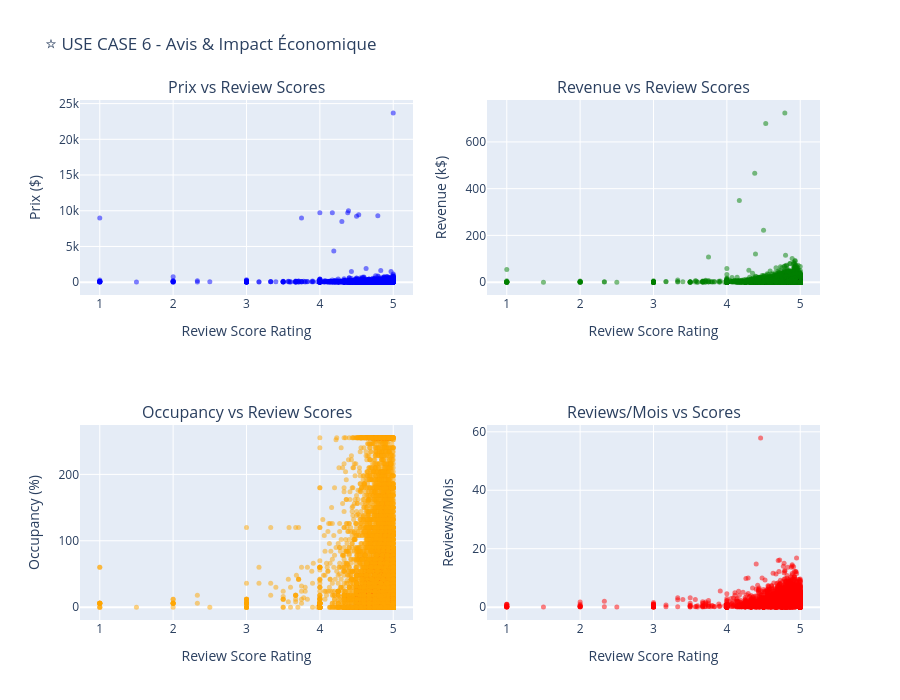

This figure's notebook cell:
### Markdown cell above
---

## 🟠 USE CASE 6: Impact des Avis - Review Scores vs Revenue & Pricing

**Objectif**: Quantifier la corrélation qualité (avis) → revenu

### Code cell
# ⭐ UC-6: Impact des Avis
df_reviews = df_analysis[df_analysis['review_scores_rating'].notna()].copy()
df_reviews['review_segment'] = pd.cut(df_reviews['review_scores_rating'], 
                                       bins=[0, 4.0, 4.5, 4.7, 4.9, 5.0], 
                                       labels=['<4.0', '4.0-4.5', '4.5-4.7', '4.7-4.9', '≥4.9'])

review_stats = df_reviews.groupby('review_segment').agg({
    'price': 'median',
    'estimated_revenue_l365d': 'mean',
    'estimated_occupancy_l365d': 'mean',
    'reviews_per_month': 'mean',
    'number_of_reviews': 'median',
    'id': 'count'
}).round(2)
review_stats.columns = ['Median Price', 'Avg Revenue', 'Avg Occupancy', 'Reviews/Month', 'Nb Reviews', 'Count']

print("📊 Review Score Impact Analysis:")
print(review_stats)

# Visualisations
fig = make_subplots(
    rows=2, cols=2,
    subplot_titles=('Prix vs Review Scores', 'Revenue vs Review Scores',
                   'Occupancy vs Review Scores', 'Reviews/Mois vs Scores'),
    specs=[[{'type': 'scatter'}, {'type': 'scatter'}],
           [{'type': 'scatter'}, {'type': 'scatter'}]]
)

# Prix vs Reviews
fig.add_trace(
    go.Scatter(x=df_reviews['review_scores_rating'], y=df_reviews['price'],
              mode='markers', name='Listings', marker=dict(size=5, opacity=0.5),
              marker_color='blue'),
    row=1, col=1
)

# Revenue vs Reviews
fig.add_trace(
    go.Scatter(x=df_reviews['review_scores_rating'], y=df_reviews['estimated_revenue_l365d']/1000,
              mode='markers', name='Listings', marker=dict(size=5, opacity=0.5),
              marker_color='green'),
    row=1, col=2
)

# Occupancy vs Reviews
fig.add_trace(
    go.Scatter(x=df_reviews['review_scores_rating'], y=df_reviews['estimated_occupancy_l365d'],
              mode='markers', name='Listings', marker=dict(size=5, opacity=0.5),
              marker_color='orange'),
    row=2, col=1
)

# Reviews/Mois vs Scores
fig.add_trace(
    go.Scatter(x=df_reviews['review_scores_rating'], y=df_reviews['reviews_per_month'],
              mode='markers', name='Listings', marker=dict(size=5, opacity=0.5),
              marker_color='red'),
    row=2, col=2
)

fig.update_xaxes(title_text="Review Score Rating", row=1, col=1)
fig.update_yaxes(title_text="Prix ($)", row=1, col=1)
fig.update_xaxes(title_text="Review Score Rating", row=1, col=2)
fig.update_yaxes(title_text="Revenue (k$)", row=1, col=2)
fig.update_xaxes(title_text="Review Score Rating", row=2, col=1)
fig.update_yaxes(title_text="Occupancy (%)", row=2, col=1)
fig.update_xaxes(title_text="Review Score Rating", row=2, col=2)
fig.update_yaxes(title_text="Reviews/Mois", row=2, col=2)

fig.update_layout(height=700, title_text="⭐ USE CASE 6 - Avis & Impact Économique", showlegend=False)
fig.show()

# Corrélations
print("\n📈 Corrélations avec Review_Scores_Rating:")
corr_cols = ['price', 'estimated_revenue_l365d', 'estimated_occupancy_l365d', 'reviews_per_month']
for col in corr_cols:
    if col in df_reviews.columns:
        corr = df_reviews['review_scores_rating'].corr(df_reviews[col])
        print(f"  {col}: {corr:.3f}")

### Figure 1 — Plotly figure (JSON) as saved in the notebook; plotly's stock layout.template omitted (floating-point values rounded to 4 significant figures; data arrays with more than 128 entries replaced by an {"elided": "..."} marker saying what was removed)
{"data": [{"marker": {"color": "blue", "opacity": 0.5, "size": 5}, "mode": "markers", "name": "Listings", "type": "scatter", "x": {"elided": "6796 float values"}, "xaxis": "x", "y": {"elided": "6796 float values"}, "yaxis": "y"}, {"marker": {"color": "green", "opacity": 0.5, "size": 5}, "mode": "markers", "name": "Listings", "type": "scatter", "x": {"elided": "6796 float values"}, "xaxis": "x2", "y": {"elided": "6796 float values"}, "yaxis": "y2"}, {"marker": {"color": "orange", "opacity": 0.5, "size": 5}, "mode": "markers", "name": "Listings", "type": "scatter", "x": {"elided": "6796 float values"}, "xaxis": "x3", "y": {"elided": "6796 int values"}, "yaxis": "y3"}, {"marker": {"color": "red", "opacity": 0.5, "size": 5}, "mode": "markers", "name": "Listings", "type": "scatter", "x": {"elided": "6796 float values"}, "xaxis": "x4", "y": {"elided": "6796 float values"}, "yaxis": "y4"}], "layout": {"annotations": [{"font": {"size": 16}, "showarrow": false, "text": "Prix vs Review Scores", "x": 0.225, "xanchor": "center", "xref": "paper", "y": 1, "yanchor": "bottom", "yref": "paper"}, {"font": {"size": 16}, "showarrow": false, "text": "Revenue vs Review Scores", "x": 0.775, "xanchor": "center", "xref": "paper", "y": 1, "yanchor": "bottom", "yref": "paper"}, {"font": {"size": 16}, "showarrow": false, "text": "Occupancy vs Review Scores", "x": 0.225, "xanchor": "center", "xref": "paper", "y": 0.375, "yanchor": "bottom", "yref": "paper"}, {"font": {"size": 16}, "showarrow": false, "text": "Reviews/Mois vs Scores", "x": 0.775, "xanchor": "center", "xref": "paper", "y": 0.375, "yanchor": "bottom", "yref": "paper"}], "height": 700, "showlegend": false, "title": {"text": "⭐ USE CASE 6 - Avis & Impact Économique"}, "xaxis": {"anchor": "y", "domain": [0, 0.45], "title": {"text": "Review Score Rating"}}, "xaxis2": {"anchor": "y2", "domain": [0.55, 1], "title": {"text": "Review Score Rating"}}, "xaxis3": {"anchor": "y3", "domain": [0, 0.45], "title": {"text": "Review Score Rating"}}, "xaxis4": {"anchor": "y4", "domain": [0.55, 1], "title": {"text": "Review Score Rating"}}, "yaxis": {"anchor": "x", "domain": [0.625, 1], "title": {"text": "Prix ($)"}}, "yaxis2": {"anchor": "x2", "domain": [0.625, 1], "title": {"text": "Revenue (k$)"}}, "yaxis3": {"anchor": "x3", "domain": [0, 0.375], "title": {"text": "Occupancy (%)"}}, "yaxis4": {"anchor": "x4", "domain": [0, 0.375], "title": {"text": "Reviews/Mois"}}}}
